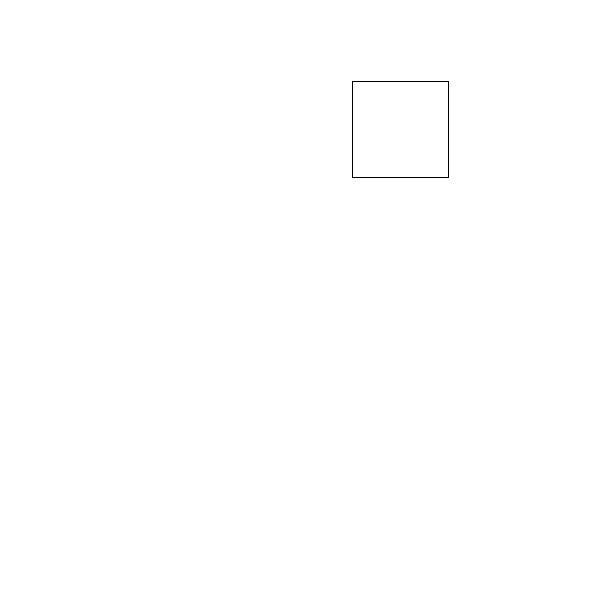
Frame 1 (no input)
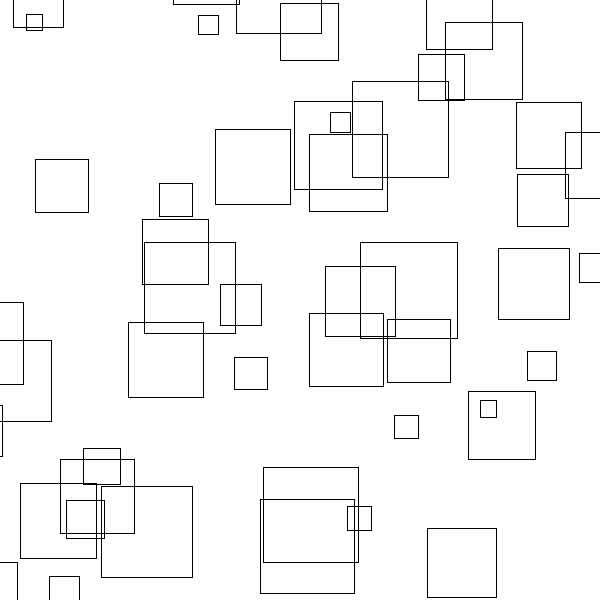
Frame 60 (the mouse pressed at the canvas centre just before this capture)
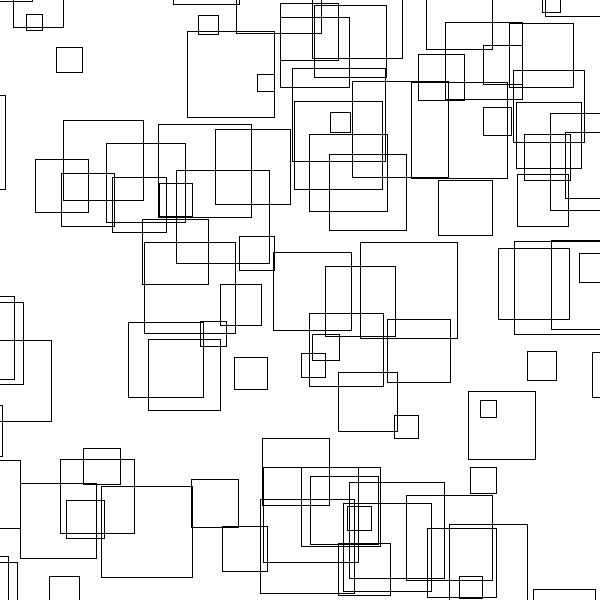
Frame 120 (the mouse held since frame 60 and released just before this capture)

The Processing sketch that drew these frames (run headless with seeded random() and noise(); from frame 60 on, the mouse is pressed at the canvas centre):

// Processing sketch: sketch_000_random_rect
// ── sketch_000_random_rect.pde
float x;
float y;
float w;

void setup(){
  size(600,600);
  background(255);
  
}

void draw(){
  x = random(-100,width);
  y = random(-100,height);
  w = random(10,100);
  
  noFill();
  rect(x, y, w, w);
  
  
}
